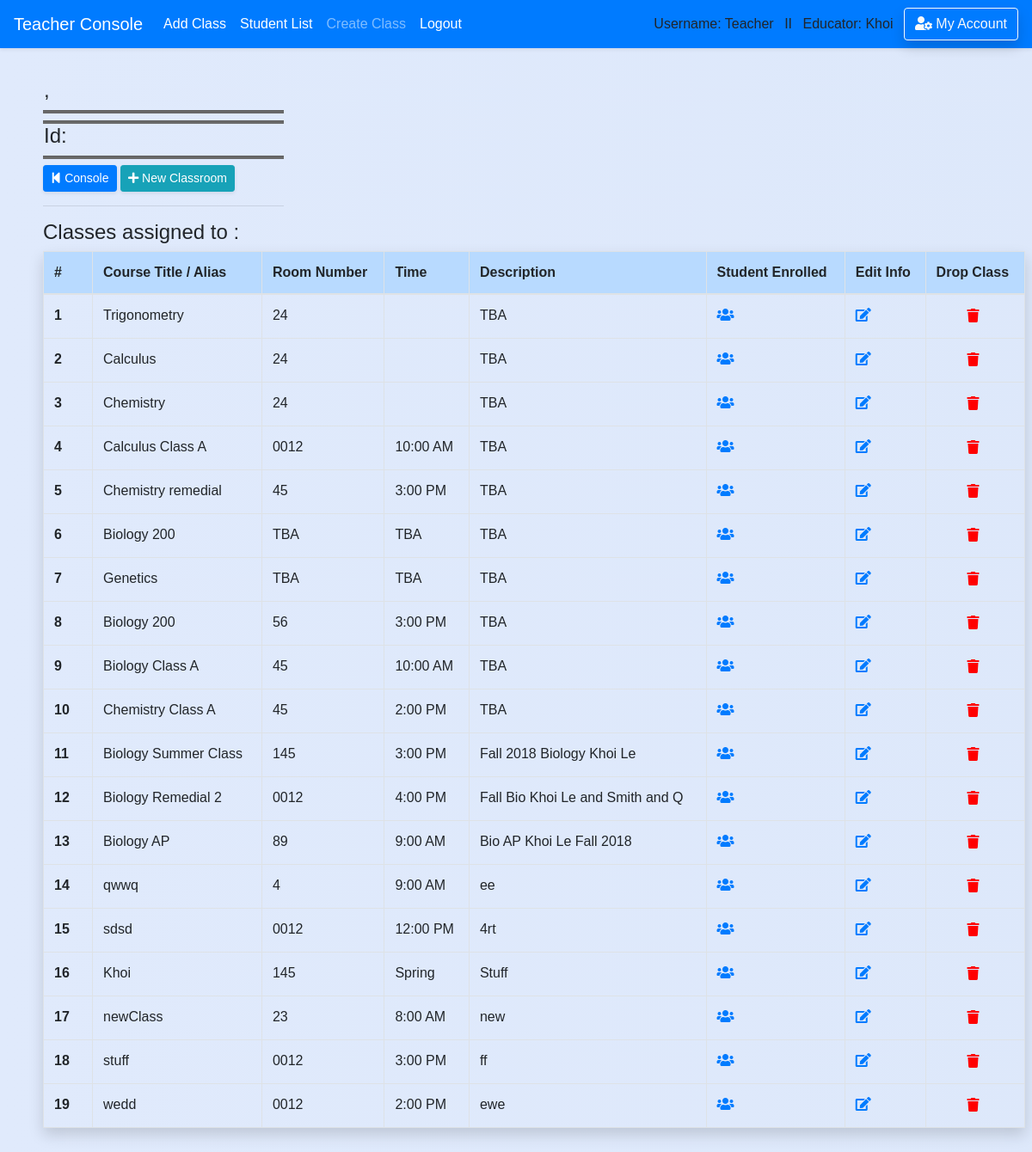
Screenshot of /teacher/classroom (signed in) with the database file from the repository.
### school_app/models.py (models this page shows, shortened)
class Classroom(models.Model):
    course_title = models.CharField(max_length=50,default='')
    course_number = models.CharField(max_length=20,default='')
    teacher_name = models.CharField(max_length=50,default='')
    teacher_idx = models.CharField(max_length=10,default='')
    room_number = models.CharField(max_length=10,default='TBA')
    time = models.CharField(max_length=10,blank=True, null=True,default='TBA')
    description = models.CharField(max_length=300,default='TBA')
    teacher = models.ForeignKey('Teacher',blank=True, null=True, on_delete = models.SET_NULL, related_name='classroom_by_teacher')
    course = models.ForeignKey('Course',blank=True, null=True, on_delete = models.SET_NULL, related_name='course_in_classroom')
    student = models.ManyToManyField(Student, blank=True)

### school_app/views_logged.py (the view)
# urls.py: path('teacher/classroom', views_logged.classroom, name='classroom_list'),
def classroom(request,course_id=None):
    if is_login(request) == False:
        return redirect('/login')
    if is_login(request) == True:
        if request.user.profile.is_teacher == False:
            messages.warning(request, "You don't have Instructor's Privilege!")
            return redirect('/')
        course = Course.objects.filter(id=course_id).first()
        classes = Classroom.objects.filter(course=course)
        time_list = []
        for cla in classes:
            time_list.append(cla.time)
        conflict_index=[]
        for time in time_list:
            for index, time2 in enumerate(time_list):
                count = 0
                if time == time2:
                    count += 1
                    if count >= 2:
                        conflict_index.append(index+1)
        return render(request,'teacher/classroom/view_classroom.html',
        {'classes':classes,'course':course,'conflict_index':conflict_index})

### school_app/views_functions.py (called while the page is built)
def is_login(request):
    if not request.user.is_authenticated:
        messages.warning(request, "Please Login or Create an Account.")
        return False
    return True

### school_app/templates/teacher/classroom/view_classroom.html (shortened to what this page needs)
{% extends 'base.html' %}
{% block content %}
<div class='content'>
  <div class="container-fuild form-row" style='width:100%'>
    <div class="col-md-6">
        <div style="width: 280px">
        <h4 style='padding-left: 1px'>{{ course.semester }}, {{ course.year }}</h4>
        <hr class='hr-line'/>
        <hr class='hr-line'/>
        <h4 style='padding-left: 1px'>Id: {{course.course_number}}</h4>
        <hr class='hr-line'/>
          <a href='{% url "teacher" %}' class="btn btn-sm btn-primary shadow-sm" ><i class="fas fa-step-backward"></i> Console</a></a>
          <a href='{% url "add_classroom" course_id=course.id %}' class="btn btn-info btn-sm shadow-sm" role="button"><i class="fas fa-plus"></i> New Classroom</a>
        <hr/></div></div>
        <div class="col-md-5">
        </div></div>
        {% if classes %}
          <h5><big>Classes assigned to {{ course.course_title }} :</big></h5>
          <div class='mr-2'>
          <table class="table table-hover table-bordered pad-right-table shadow ">
            <thead class='table-primary'>
            <tr>
              <th scope="col" style="width: 5%">#</th>
              <th scope="col">Course Title / Alias</th>
              <th scope="col">Room Number</th>
              <th scope="col">Time</th>
              <th scope="col">Description</th>
              <th scope="col">Student Enrolled</th>
              <th scope="col">Edit Info</th>
              <th scope="col">Drop Class</th>
            </tr>
            </thead>
            <tbody>
        {% for class in classes %}
            <tr>
              <th scope="row">{{ forloop.counter }}</th>
              <td>{{ class.course_title }}</td>
              <td>{{ class.room_number }}</td>
              <td>{{ class.time }}</td>
              <td>{{ class.description }}</td>
              <td>
                <a href='{% url "edit_course" course_id=course.id %}'><i class="fas fa-users"></i></a>
              </td>
              <td>
                <a href='{% url "edit_classroom" classroom_id=class.id %}'><i class="fas fa-edit"></i></a>
              </td>
              <td>
                <form action='/teacher/classroom/detached_classroom/' method='post'>{% csrf_token %}
                  <button type='submit' style='border:none;background:none;cursor: pointer;cursor: hand;'>
                  <i style='color:red' class="fas fa-trash test" data-toggle="popover" data-placement="top" data-trigger="hover" data-content="Alert!"></i>
                  </button>
                </form>
              </td>
            </tr>
        {% endfor %}
            </tbody>
          </table>
        {% else %}
        <h4><div class="alert-inherit alert-info" role="alert"><i class="fas fa-exclamation"></i> No Classes assigned to this course.</div></h4>
        {% endif %}
</div></div><br>
{% endblock %}

### school_app/templates/base.html (shortened to what this page needs)
<!doctype html>
<html>
    <head>
{% load static %}
        <link rel="stylesheet" type="text/css" href="{% static 'school_app/style.css' %}" />
        <link rel="stylesheet" href="https://stackpath.bootstrapcdn.com/bootstrap/4.1.0/css/bootstrap.min.css">
        <link rel="stylesheet" href="https://use.fontawesome.com/releases/v5.0.13/css/all.css">
    </head>
{% if request.user.profile.is_teacher %}
  <body class='body-teacher'>
{% else %}
  <body>
{% endif %}<header>
<nav class="navbar navbar-expand-lg navbar-dark bg-primary shadow-sm">
    <a class="navbar-brand" href="/teacher">Teacher Console</a>
    <div class="navbar-collapse collapse show" id="navbarColor02" style="">
      <ul class="navbar-nav mr-auto">
        <li class="nav-item active">
          <a class="nav-link" href="/teacher/add_class">Add Class<span class="sr-only">(current)</span></a>
        </li>
        <li class="nav-item active">
          <a class="nav-link" href="/teacher/student_list">Student List<span class="sr-only">(current)</span></a>
        </li>
        <li class="nav-item">
          <a class="nav-link" href="/teacher/add_class">Create Class</a>
        </li>
        <li class="nav-item active">
          <a class="nav-link" href="{% url 'logout' %}">Logout</a>
        </li>
      </ul>
      {% if request.user.username %}
          Username: {{ request.user.username }} &ensp;II&ensp;
      {% endif %}
      {% if request.user.profile.is_teacher %}
          Educator: {{request.user.first_name}} &ensp;
      {% endif %}
      <a href='/account_management/' class='btn btn-outline-light shadow'>
         <i class="fas fa-user-cog"></i> My Account
      </a>
    </div>
  </nav>
    </header>
    {% block content %}
    {% endblock %}
</body>
</html>

### school_app/static/school_app/style.css (style rules this page uses)
.body-teacher { font-family:sans-serif; background: linear-gradient(to right, #e0eafc, #cfdef3); background-size: 600% 100%; }
.content { padding-top: 35px; padding-left:50px; }
.hr-line { height: 1px; background-color: dimgrey; padding: 1px; margin: 0px; }

### school_app/templates/base.html (style rules this page uses)
body { padding-top:0px }
form,h1,ul { padding-left: 30px; padding-right:20px; }

### rows the page displays
Classroom: course_title "Trigonometry", room_number "24", description "TBA"
Classroom: course_title "Calculus", room_number "24", description "TBA"
Classroom: course_title "Chemistry", room_number "24", description "TBA"
Classroom: course_title "Calculus Class A", room_number "0012", time "10:00 AM", description "TBA"
Classroom: course_title "Chemistry remedial", room_number "45", time "3:00 PM", description "TBA"
Classroom: course_title "Biology 200", room_number "TBA", time "TBA", description "TBA"
Classroom: course_title "Genetics", room_number "TBA", time "TBA", description "TBA"
Classroom: course_title "Biology 200", room_number "56", time "3:00 PM", description "TBA"
Classroom: course_title "Biology Class A", room_number "45", time "10:00 AM", description "TBA"
Classroom: course_title "Chemistry Class A", room_number "45", time "2:00 PM", description "TBA"
Classroom: course_title "Biology Summer Class", room_number "145", time "3:00 PM", description "Fall 2018 Biology Khoi Le"
Classroom: course_title "Biology Remedial 2", room_number "0012", time "4:00 PM", description "Fall Bio Khoi Le and Smith and Q"
Classroom: course_title "Biology AP", room_number "89", time "9:00 AM", description "Bio AP Khoi Le Fall 2018"
Classroom: course_title "qwwq", room_number "4", time "9:00 AM", description "ee"
Classroom: course_title "sdsd", room_number "0012", time "12:00 PM", description "4rt"
Classroom: course_title "Khoi", room_number "145", time "Spring", description "Stuff"
Classroom: course_title "newClass", room_number "23", time "8:00 AM", description "new"
Classroom: course_title "stuff", room_number "0012", time "3:00 PM", description "ff"
Classroom: course_title "wedd", room_number "0012", time "2:00 PM", description "ewe"

### other values shown
{{ request.user.username }} "Teacher"
{{ request.user.first_name }} "Khoi"
